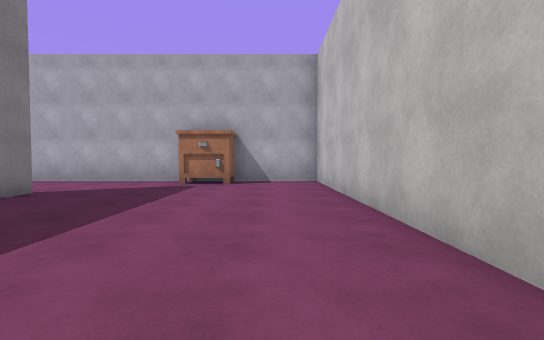
view 1 (above)

17 first-person views from a walk through a scene from a Unity 3-D project. The camera is 1.2 m above the floor, tilts 2° down and sees 85° across. The floor is counted in squares, 2 m on a side. Each view is taken from the middle of a square. On the plan, view 1 faces up. The plan holds only what a view shows up to about 9 squares ahead; the rest is blank. The player is left out. Some surface patterns are stand-ins.

view 2
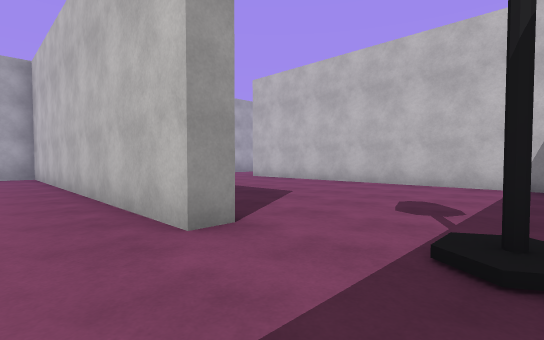

view 3
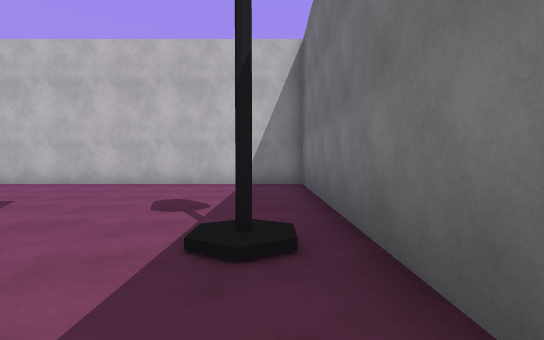

view 4
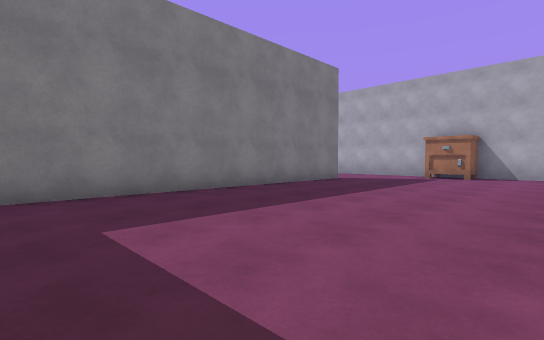

view 5
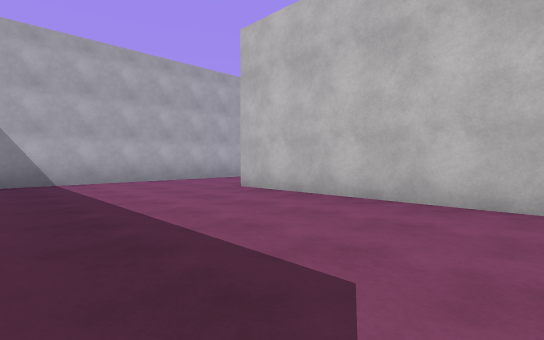

view 6
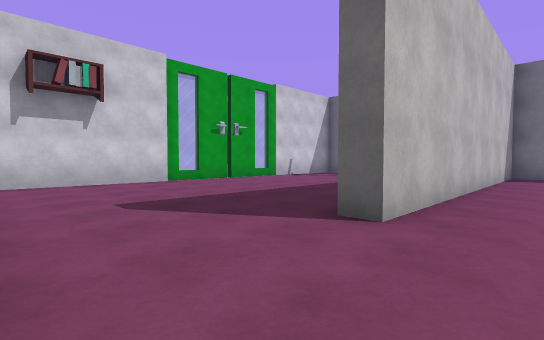

view 7
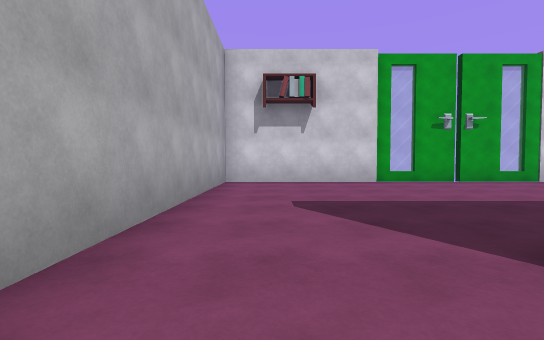

view 8
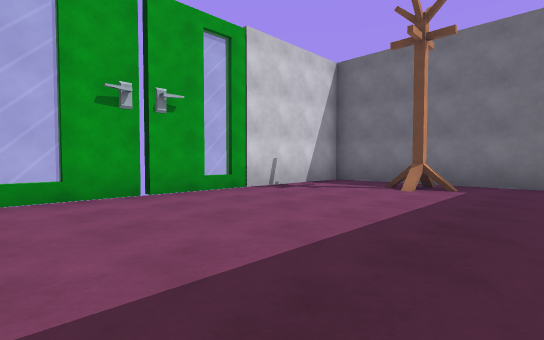

view 9
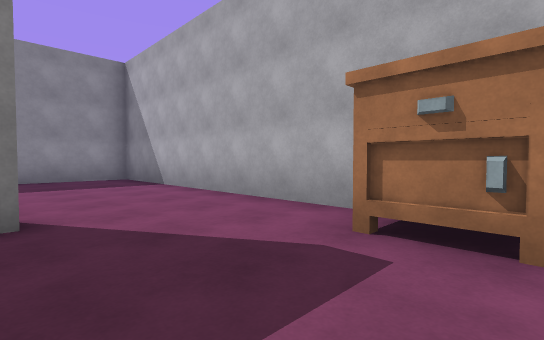

view 10
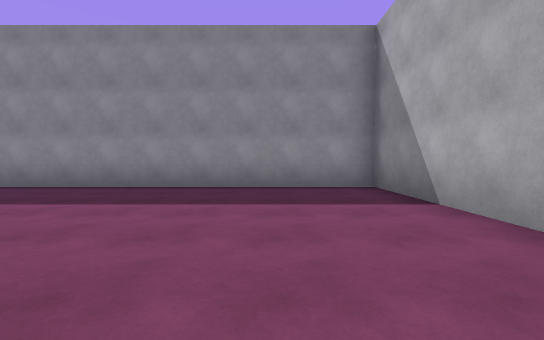

view 11
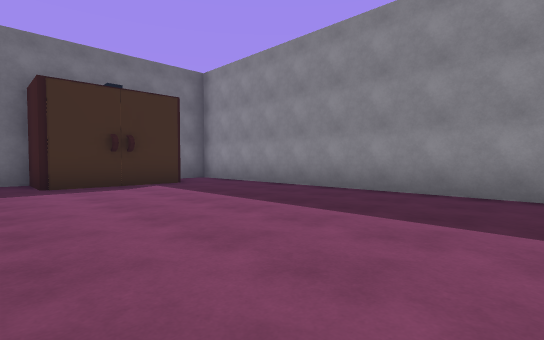

view 12
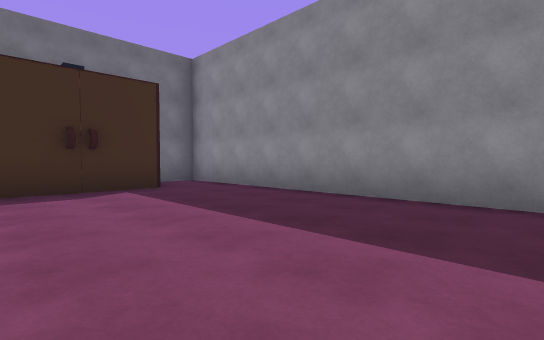

view 13
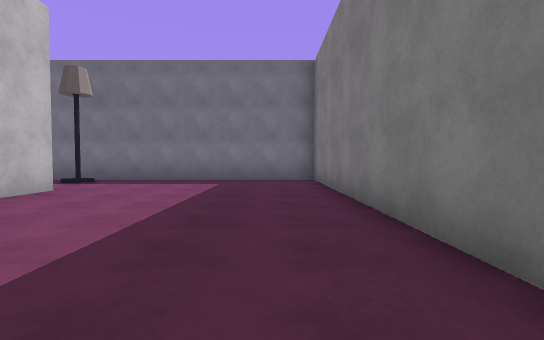

view 14
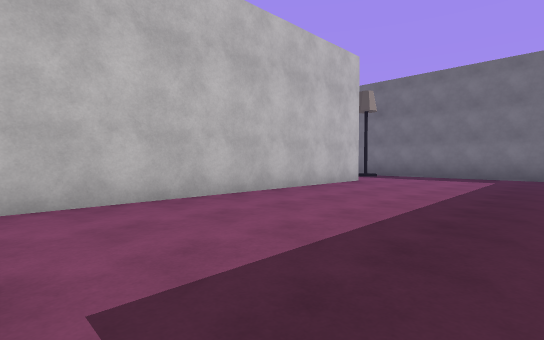

view 15
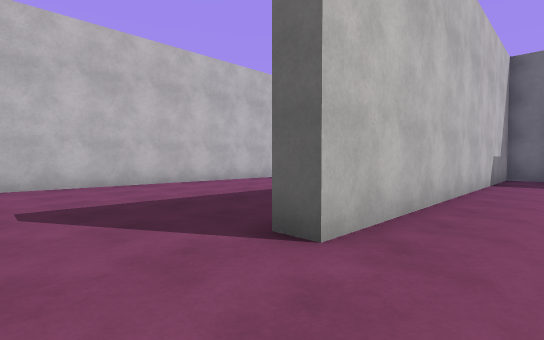

view 16
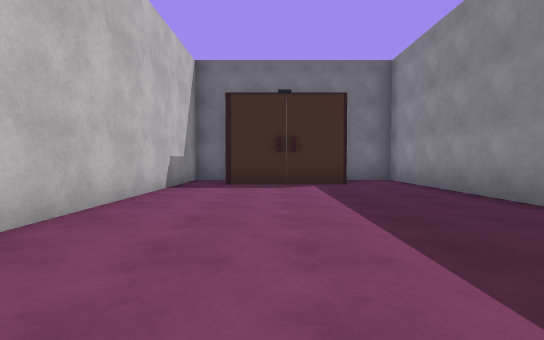

view 17
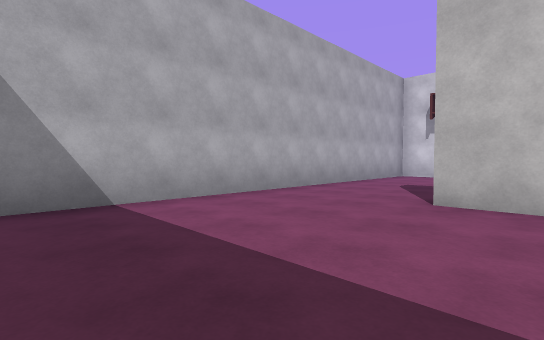

### Floor plan
Points are (right, up) in squares from view 1. A wall is a line through its corners. A room is listed if a view was taken in it or the views show most of it. See-through windows are left out.
Room 1 (views 1, 2, 3, 4, 5, 6, 7, 8, 9, 10, 11, 12, 13, 14, 15, 16, 17)
walls: (1.8, -0.8) (1.2, -0.8) (1.2, 8.2) (-1, 8.2) (-1, 7.3) (-1.5, 7.3); (-2.5, 8.2) (-10.5, 8.2) (-10.5, -3.8) (-9.1, -3.8); (9.2, -3.8) (14, -3.8) (14, 8.2) (3.1, 8.2); (10.5, -2.4) (11.5, -2.4); (-8.9, -2.2) (-5.9, -2.2) (-5.9, -3.8) (-4.8, -3.8) (-4.8, 5.2) (-4.2, 5.2) (-4.2, -3.8) (7.3, -3.8) (7.3, 5.2) (7.8, 5.2)
objects: drawers (-2, 8); lamp (2, -3)

Where each view was taken, in squares from view 1:
view 1: 0 up, 0 right, facing up
view 2: 3 down, 0 right, facing up-right
view 3: 3 down, 0 right, facing right
view 4: 3 down, 1 right, facing up-left
view 5: 0 up, 3 right, facing up-right
view 6: 8 up, 6 right, facing down-right
view 7: 7 up, 6 right, facing right
view 8: 4 up, 9 right, facing down-right
view 9: 5 up, 1 left, facing up-left
view 10: 6 up, 4 left, facing left
view 11: 5 up, 5 left, facing down-left
view 12: 4 up, 6 left, facing down-left
view 13: 5 up, 3 left, facing down
view 14: 7 up, 3 left, facing down-right
view 15: 7 up, 6 left, facing down-right
view 16: 5 up, 7 left, facing down
view 17: 4 up, 3 right, facing up-right
